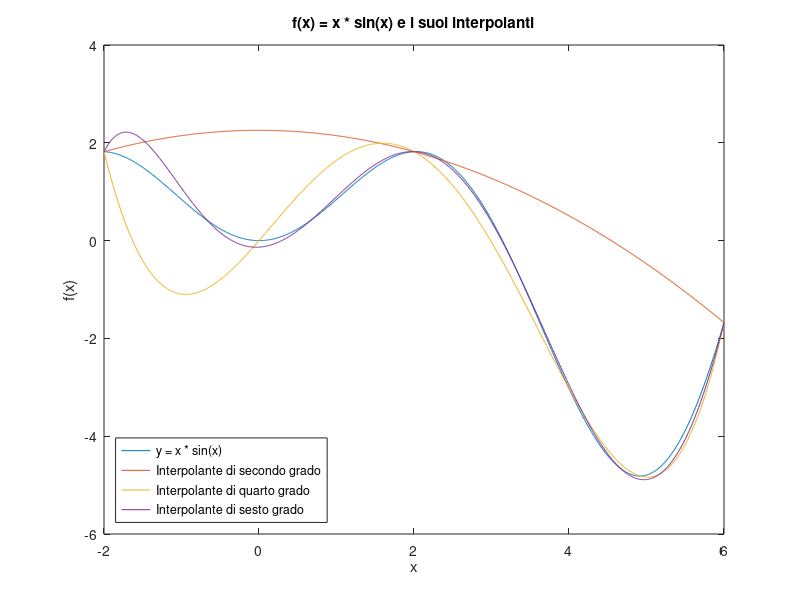
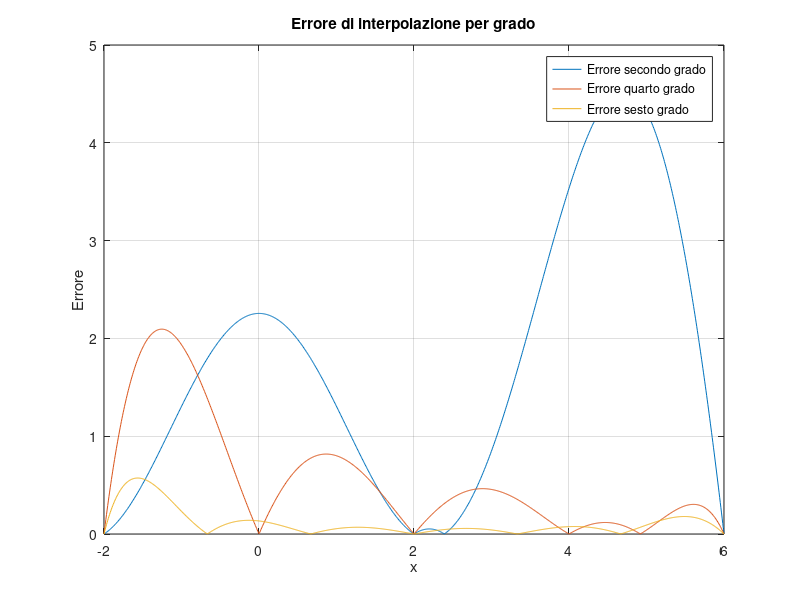

Write the MATLAB code that produced these figures, in order. (Note: this script raises an error after producing the figures.)
%% Es 1
clear
close all
clc

%% Parte 1
f = @(x) x .* sin(x);
a = -2; b = 6;
x = linspace(a,b,1000);
f_dis = f(x);

plot(x,f(x))
xlabel('x')
ylabel('f(x)')
title('f(x) = x * sin(x) e i suoi interpolanti')
hold on

%% Parte 2
PP_dis = [];
err_dis = [];
err_max = [];

for i = 2:2:6
    h = (b - a) / i;
    x_nod = [a:h:b];
    f_nod = f(x_nod);
    P = polyfit(x_nod, f_nod, i);
    P_dis = polyval(P, x);
    PP_dis = [PP_dis; P_dis];
    err_dis = [err_dis; abs(P_dis - f_dis)];
    err_max = [err_max; max(abs(P_dis - f_dis))];
end

plot(x, PP_dis)
legend('y = x * sin(x)','Interpolante di secondo grado','Interpolante di quarto grado','Interpolante di sesto grado','Location','southwest')

%% Parte 3


figure
plot(x,err_dis)
grid on
legend('Errore secondo grado','Errore quarto grado','Errore sesto grado')
xlabel('x')
ylabel('Errore')
title('Errore di interpolazione per grado')


%% Es 2
clear
close all
clc

%% Parte 1
f = @(x) sin(1 ./ (1 + x.^2));
a = -2*pi; b = 2*pi;
x = linspace(a,b,1000);
n = [2 4 8 10];

[PP,err,err_max] = polinomi_lagrange(n,a,b,f);

plot(x,f(x))
hold on
plot(x,PP)
legend('f(x)=sin(1/(1+x^2))','Secondo grado','Quarto grado','Ottavo grado','Decimo grado')
title('Funzione vs interpolazione')

%% Parte 2
figure
plot(n,err_max)

%% Parte 3

[PP,err,err_max] = polinomi_lagrange_chebyshev(n,a,b,f);

plot(x,f(x))
hold on
plot(x,PP)
legend('f(x)=sin(1/(1+x^2))','Secondo grado','Quarto grado','Ottavo grado','Decimo grado')
title('Funzione vs interpolazione con nodi di Chebyshev')

figure
plot(n,err_max)


%% Es 3
clear 
close all
clc

f = @(x) -x.^3 + 3*x.^2 - 2;

a = 0; b = 2;
x0 = 0; x1 = 1/2; x2 = 2;

syms x
phi0 = (x - x1) / (x0 - x1) * (x - x2) / (x0 - x2);
phi1 = (x - x0) / (x1 - x0) * (x - x2) / (x1 - x2);
phi2 = (x - x0) / (x2 - x0) * (x - x1) / (x2 - x1);

pol = simplify(f(x0) * phi0 + f(x1) * phi1 + f(x2) * phi2)

x1 = 1; x2 = 2;

phi0 = (x - x1) / (x0 - x1) * (x - x2) / (x0 - x2);
phi1 = (x - x0) / (x1 - x0) * (x - x2) / (x1 - x2);
phi2 = (x - x0) / (x2 - x0) * (x - x1) / (x2 - x1);

pol1 = simplify(f(x0) * phi0 + f(x1) * phi1 + f(x2) * phi2)



%% Es 4
clear
close all
clc


sigma = [0.1800 0.3000 0.5000 0.6000 0.7200 0.7500 0.8000 0.9000 1.0000];
epsilon = [0.0005 0.0010 0.0013 0.0015 0.0020 0.0045 0.0060 0.0070 0.0085];

plot(sigma, epsilon, 'ko')
title 'Dati sperimentali'
xlabel 'Sforzo'
ylabel 'Deformazione'

%% Polinomio di Lagrange
sigma_dis = linspace(min(sigma), max(sigma), 1000);
grado = length(sigma) - 1;
PL = polyfit(sigma, epsilon, grado);
epsilon_IL = polyval(PL, sigma_dis);

figure
plot(sigma, epsilon, 'ko', sigma_dis,epsilon_IL,'r','LineWidth',2)
title 'Dati sperimentali vs Interpolazione Lagrangiana'
xlabel 'Sforzo'
ylabel 'Deformazione'

%% Interpolazione polinomiale composita lineare

epsilon_ICL = interp1(sigma, epsilon, sigma_dis);

figure
plot(sigma, epsilon, 'ko', sigma_dis,epsilon_ICL,'r','LineWidth',2)
title 'Dati sperimentali vs Interpolazione Composita Lineare'
xlabel 'Sforzo'
ylabel 'Deformazione'

%% Splice cubica naturale interpolante

epsilon_ISCN = cubicspline(sigma, epsilon, sigma_dis);

figure
plot(sigma, epsilon, 'ko', sigma_dis,epsilon_ISCN,'r','LineWidth',2)
title 'Dati sperimentali vs Interpolazione Spline Cubica Naturale'
xlabel 'Sforzo'
ylabel 'Deformazione'

%% Spline cubica interpolante con condizioni di chiusura not-a-know

epsilon_ISCnak = spline(sigma, epsilon, sigma_dis);

figure
plot(sigma, epsilon, 'ko', sigma_dis,epsilon_ISCnak,'r','LineWidth',2)
title 'Dati sperimentali vs Interpolazione Spline Cubica con condizioni not-a-knot'
xlabel 'Sforzo'
ylabel 'Deformazione'

%% Minimo Quadrati grado 1, 2, 4

epsilon_IMQ(1,:) = polyval(polyfit(sigma,epsilon,1),sigma_dis);
epsilon_IMQ(2,:) = polyval(polyfit(sigma,epsilon,2),sigma_dis);
epsilon_IMQ(3,:) = polyval(polyfit(sigma,epsilon,4),sigma_dis);

figure
plot(sigma, epsilon, 'ko', sigma_dis,epsilon_IMQ,'LineWidth',2)
title 'Dati sperimentali vs Interpolazione ai Minimi Quadrati'
xlabel 'Sforzo'
ylabel 'Deformazione'
legend('Dati Sperimentali','Minimi Quadrati Grado 1','Minimi Quadrati Grado 2','Minimi Quadrati Grado 4')

%% Parte 3

sigma_v = [0.4 0.65];
epsilon_IL_v = polyval(PL, sigma_v);
epsilon_ICL_v = interp1 (sigma , epsilon , sigma_v );
epsilon_IMQ4_v = polyval ( polyfit (sigma , epsilon , 4), sigma_v );
epsilon_ISCN_v = cubicspline (sigma , epsilon , sigma_v );
epsilon_ISCnak_v = spline (sigma , epsilon , sigma_v );

fprintf ('Sigma : %f %f\n', sigma_v )
fprintf ('Epsilon IL: %f %f\n', epsilon_IL_v )
fprintf ('Epsilon ICL: %f %f\n', epsilon_ICL_v )
fprintf ('Epsilon IMQ4 : %f %f\n', epsilon_IMQ4_v )
fprintf ('Epsilon ISCN : %f %f\n', epsilon_ISCN_v )
fprintf ('Epsilon ISCnak : %f %f\n\n', epsilon_ISCN_v )


%% Es 5
clear
close all
clc

f = @(x) exp(-x.^2) .* sin(x);
a = -2; b = 3;
x = linspace(a,b,1000);
n = 3;

err_max = [];

f_x = f(x);

%% Parte 1

plot(x,f_x,'k','LineWidth',2)
hold on

h = (b - a) / n;
nodi = [a:h:b];

f_nodi = f(nodi);
P_dis = interp1(nodi,f_nodi,x);

plot(nodi,f_nodi,'bo','LineWidth',2);
plot(x,P_dis,'b','LineWidth',2)
legend('f(x)','nodi','Interpolante Composito Lineare','Location','best')
xlabel 'x'
ylabel 'y'
title 'f(x) vs Interpolante Composito Lineare'

%% Parte 2

err_max = [err_max; max(abs(P_dis - f_x))];

%% Parte 3

H = [];
err_max1 = [];

for n = 2.^(2:7)
    h = (b - a) / n;
    H = [H h];
    nodi = [a:h:b];
    f_nodi = f(nodi);
    P_dis = interp1(nodi,f_nodi,x);
    err_max1 = [err_max1; max(abs(P_dis - f_x))];
end

figure
loglog(H,err_max1,'ro-',H,H,'k--',H,H.^2,'k','LineWidth',2)
legend('Errore','H','H^2','Location','best')

%% Es 6
clear
close all
clc

y0 = 10;
delta_t = 0.1;
T = 1;
y_s = [10 9.89 9.75 9.66 9.10 8.95 8.10 7.49 6.80 6.14 5.05];

%% Parte 1
f = @(x) y0 - 0.5 * 9.81 * x.^2;
x_s = linspace(0,T,11);
x_f = linspace(0,T,1001);

plot(x_s,y_s,'ro',x_f,f(x_f),'b','LineWidth',2)
title 'Legge oraria caduta di un grave vs dati sperimentali'
legend('(t_s,y_s)','y(t)')
xlabel 't [s]'
ylabel 'y [m]'
%% Parte 2

n = length(y_s) - 1;
Pi_n_v = polyval(polyfit(x_s,y_s,n), x_f);
PiH_1_v = interp1(x_s,y_s,x_f);
Pmq_2_v = polyval(polyfit(x_s,y_s,2), x_f);

figure
plot(x_s,y_s,'om',...
     x_f,f(x_f),'-b',...
     x_f,Pi_n_v,'-k',...
     x_f,PiH_1_v,'-g', ...
     x_f,Pmq_2_v,'-r');
grid on
legend('(t_s,y_s)','y(t)','Pi_n(t)','PiH_1(t)','Pmq_2(t)','Location','best')
xlabel 't [s]'; ylabel 'y [m]'
title 'Varie interpolazioni del porcodedio'

err_Pi_n_v = abs(Pi_n_v - f(x_f));
err_PiH_1_v = abs(PiH_1_v - f(x_f));
err_Pmq_2_v = abs(Pmq_2_v - f(x_f));

figure
plot(x_f, err_Pi_n_v,'-k', ...
     x_f, err_PiH_1_v,'-g',...
     x_f, err_Pmq_2_v,'-r')
grid on
xlabel 't [s]'; ylabel 'Errore [m]';
legend('Pi_n(t)','PiH_1(t)','Pmq_2(t)','Location','best')
title 'Errori per varie interpolazioni del porcodedio'

%% Parte 3

T_i = 1.05;
t_v = linspace(0,T_i,1001);
Pi_n_v = polyval(polyfit(x_s,y_s,n),t_v);
Pmq_s_v = polyval(polyfit(x_s,y_s,2),t_v);

figure
plot(x_s,y_s,'om',...
     t_v,f(t_v),'-b',...
     t_v,Pi_n_v,'-k',...
     t_v,Pmq_2_v,'-r');
grid on
xlabel 't [s]'; ylabel 'y [m]';
legend('(t_s,y_s)','y(t)','Pi_n(t)','Pmq_2(t)','Location','best')
title 'Altezza grave a t = 1.05s per varie interpolazioni del porcodedio'

%% Es 7
clear
close all
clc

g = @(x) 10 * x .^ 2;
f = @(x) g(x) + 2 * rand(size(x)) - 1;

a = 0; b = 1;
n = 9;

x_nodi = linspace(a,b,n + 1);
y_nodi = f(x_nodi);

%% Parte 1
x_v = linspace(a,b,1001);
f_v = f(x_v);
g_v = g(x_v);

P_int_v = polyval(polyfit(x_nodi,y_nodi,n),x_v);

P_mq_v = polyval(polyfit(x_nodi,y_nodi,2),x_v);

plot(x_v,f_v,'-g',x_v,g_v,'-k',x_v,P_int_v,'-r',x_v,P_mq_v,'-b','LineWidth',2);
legend('f(x)','g(x)','\Pi_n f(x)','f_2(x)');
title 'f(x) vs interpolazioni'

%% Parte 2

x_v2 = linspace(a,2,1001);
g_v2 = g(x_v2);
P_int_v2 = polyvalfit(x_nodi,y_nodi,n,x_v2);
P_mq_v2 = polyval(polyfit(x_nodi,y_nodi,2),x_v2);

P_int_v2(end)
P_mq_v2(end)

plot(x_v,f_v,'-g',x_v2,g_v2,'-k',x_v2,P_int_v2,'-r',x_v2,P_mq_v2,'-b','LineWidth',2)
legend('f(x)','g_2(x)','\Pi_n f(x)','f_2(x)');
title 'Intervallo 0-2'
